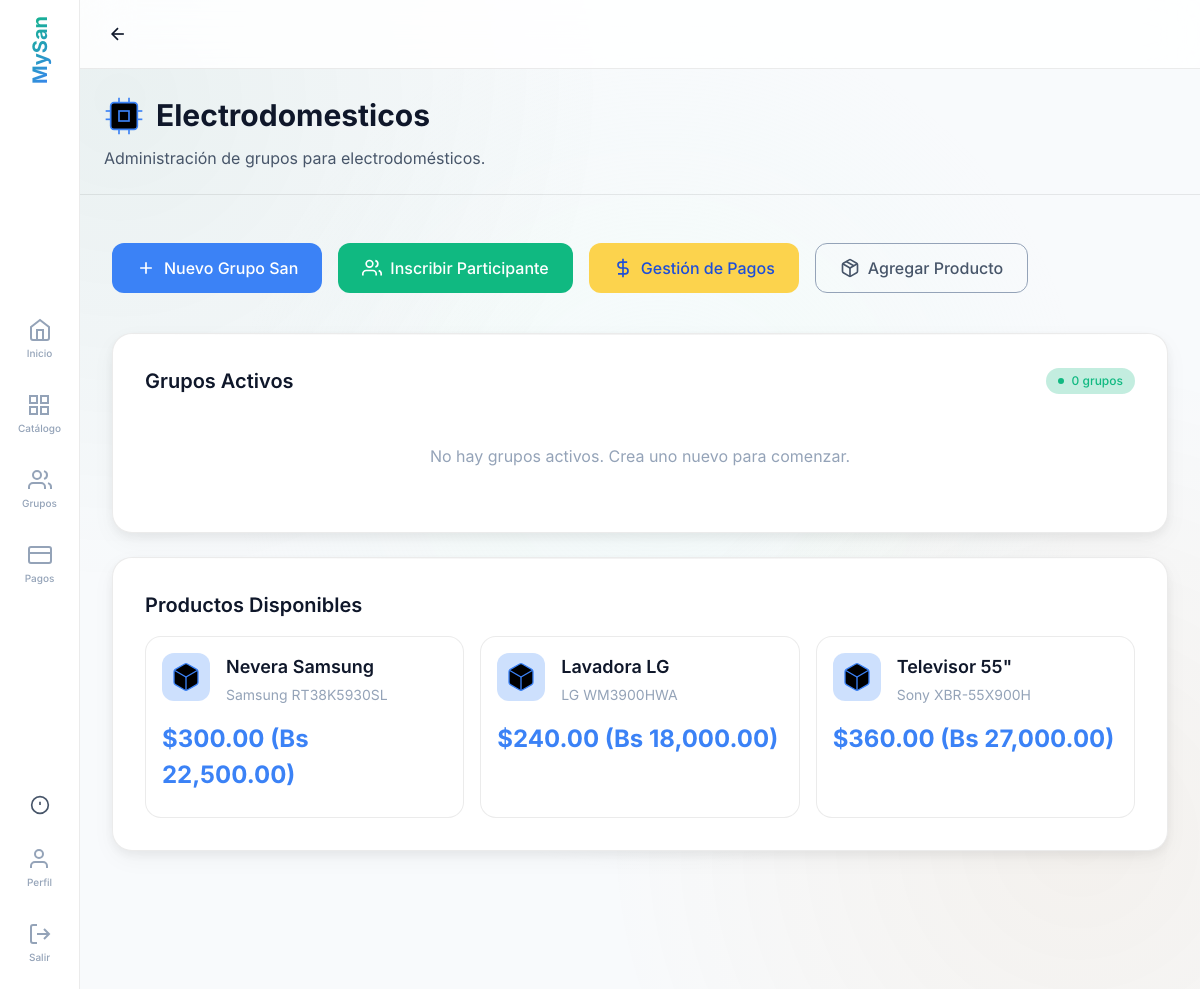
The page /modules/electrodomesticos/index.php (signed in) on the database its author committed.
### tables this page shows
CREATE TABLE `productos` (
  `id` int NOT NULL AUTO_INCREMENT,
  `categoria_id` int NOT NULL,
  `nombre` varchar(100) NOT NULL,
  `marca` varchar(50) DEFAULT NULL,
  `modelo` varchar(50) DEFAULT NULL,
  `descripcion` text,
  `valor_total` decimal(10,2) NOT NULL,
  `imagen` varchar(255) DEFAULT NULL,
  `activo` tinyint DEFAULT '1',
  `created_at` timestamp NULL DEFAULT CURRENT_TIMESTAMP,
  PRIMARY KEY (`id`),
  KEY `categoria_id` (`categoria_id`),
  CONSTRAINT `productos_ibfk_1` FOREIGN KEY (`categoria_id`) REFERENCES `categorias` (`id`) ON DELETE CASCADE
);

CREATE TABLE `categorias` (
  `id` int NOT NULL AUTO_INCREMENT,
  `nombre` varchar(50) NOT NULL,
  `descripcion` text,
  `color` varchar(20) DEFAULT NULL,
  PRIMARY KEY (`id`)
);

CREATE TABLE `tasas_cambio` (
  `id` int NOT NULL AUTO_INCREMENT,
  `tasa` decimal(10,4) NOT NULL,
  `fecha` date NOT NULL,
  `origen` enum('auto','manual') DEFAULT 'auto',
  `created_at` timestamp NULL DEFAULT CURRENT_TIMESTAMP,
  PRIMARY KEY (`id`),
  UNIQUE KEY `fecha` (`fecha`)
);

### config/database.php (called while the page is built, shortened)
<?php
try {
    $dsn = "mysql:host=" . DB_HOST . ";port=3306;dbname=" . DB_NAME . ";charset=" . DB_CHARSET;
    $options = [
        PDO::ATTR_ERRMODE            => PDO::ERRMODE_EXCEPTION,
        PDO::ATTR_DEFAULT_FETCH_MODE => PDO::FETCH_ASSOC,
        PDO::ATTR_EMULATE_PREPARES   => false,
    ];
    $pdo = new PDO($dsn, DB_USER, DB_PASS, $options);
} catch (PDOException $e) {
    die(json_encode([
        'success' => false,
        'message' => 'Error de conexión a la base de datos: ' . $e->getMessage()
    ]));
}
function getBcvRate(): float
{
    static $cached_rate = null;
    if ($cached_rate !== null) {
        return $cached_rate;
    }
    global $pdo;
    try {
        $today = date('Y-m-d');
        $stmt = $pdo->prepare("SELECT tasa FROM tasas_cambio WHERE fecha = ? ORDER BY id DESC LIMIT 1");
        $stmt->execute([$today]);
        $apiStatus = 'up';
        $stmtStatus = $pdo->query("SELECT valor FROM configuracion WHERE clave = 'bcv_api_status'");
        $stmtCheck = $pdo->query("SELECT valor FROM configuracion WHERE clave = 'bcv_api_last_check'");
        $skipApi = false;
        if (!$skipApi) {
            $ch = curl_init('https://ve.dolarapi.com/v1/dolares/oficial');
            $httpCode = curl_getinfo($ch, CURLINFO_HTTP_CODE);
            try {
                $stmtConfig = $pdo->prepare("
                    INSERT INTO configuracion (clave, valor, descripcion)
                    VALUES ('bcv_api_status', 'down', 'Estado de la API del BCV')
                    ON DUPLICATE KEY UPDATE valor = 'down'
                ");
                $stmtConfig->execute();
                $stmtCheck = $pdo->prepare("
                    INSERT INTO configuracion (clave, valor, descripcion)
                    VALUES ('bcv_api_last_check', NOW(), 'Último intento de consulta a la API BCV')
                    ON DUPLICATE KEY UPDATE valor = NOW()
                ");
                $stmtCheck->execute();
                $lastRateVal = 75.00;
                $lastRateDate = date('Y-m-d');
                $stmtLastTasa = $pdo->query("SELECT tasa, fecha FROM tasas_cambio ORDER BY fecha DESC, id DESC LIMIT 1");
                if ($rowLastTasa = $stmtLastTasa->fetch()) {
                    $lastRateVal = (float)$rowLastTasa['tasa'];
                    $lastRateDate = $rowLastTasa['fecha'];
                }
                $stmtAdmins = $pdo->query("SELECT id FROM usuarios WHERE rol = 'admin'");
                $admins = $stmtAdmins->fetchAll();
                $msg = "La API para consultar la tasa BCV no está disponible. Se usará la última tasa registrada de Bs. " . number_format($lastRateVal, 2) . " ($lastRateDate). Por favor, realice el registro manual para evitar pérdidas.";
                $link = "/modules/comprobantes/index.php";
                $stmtCheckNotif = $pdo->prepare("
                    SELECT COUNT(*) FROM notificaciones
                    WHERE usuario_id = ? AND tipo = 'bcv_api_error' AND leido = 0
                ");
                $stmtInsertNotif = $pdo->prepare("
                    INSERT INTO notificaciones (usuario_id, tipo, mensaje, link, leido, fecha)
                    VALUES (?, 'bcv_api_error', ?, ?, 0, NOW())
                ");
                foreach ($admins as $admin) {
                    $stmtCheckNotif->execute([$admin['id']]);
                    if ((int)$stmtCheckNotif->fetchColumn() === 0) {
                        $stmtInsertNotif->execute([$admin['id'], $msg, $link]);
                    }
                }
            } catch (Exception $confEx) {
                error_log("Error actualizando configuracion BCV (fallo): " . $confEx->getMessage());
            }
        }
        $stmtLast = $pdo->query("SELECT tasa FROM tasas_cambio ORDER BY fecha DESC, id DESC LIMIT 1");
        if ($rowLast = $stmtLast->fetch()) {
            $cached_rate = (float)$rowLast['tasa'];
            return $cached_rate;
        }
    } catch (Exception $e) {
    }
    return 75.00;
}
function formatMoneyBcv($amountUsd)
{
    return formatMoneyCustomRate($amountUsd, getBcvRate());
}
function formatMoneyCustomRate($amountUsd, $rate)
{
    $amountUsd = (float)$amountUsd;
    $rate      = (float)$rate;
    $bs = $amountUsd * $rate;
    return '$' . number_format($amountUsd, 2) . ' (Bs ' . number_format($bs, 2) . ')';
}
?>

### modules/electrodomesticos/index.php (the view, shortened to what this page needs)
<?php
require_once '../../config/database.php';
$stmt = $pdo->prepare("SELECT id FROM categorias WHERE nombre = 'Electrodomesticos'");
$stmt->execute();
$stmt = $pdo->prepare("
    SELECT p.*, c.nombre as categoria_nombre, c.color,
           (SELECT COUNT(*) FROM productos_imagenes pi WHERE pi.producto_id = p.id) as imagenes_count
    FROM productos p
    JOIN categorias c ON p.categoria_id = c.id
    WHERE c.nombre = 'Electrodomesticos' AND p.activo = TRUE
");
$stmt->execute();
$productos = $stmt->fetchAll();
$stmt = $pdo->prepare("
    SELECT gs.*, p.nombre as producto_nombre, p.imagen as producto_imagen, p.marca as producto_marca, p.modelo as producto_modelo
    FROM grupos_san gs
    JOIN productos p ON gs.producto_id = p.id
    JOIN categorias c ON p.categoria_id = c.id
    WHERE c.nombre = 'Electrodomesticos' AND gs.estado != 'finalizado'
");
$stmt->execute();
$grupos = $stmt->fetchAll();
?>
<!DOCTYPE html>
<html lang="es">
<head>
    <link rel="stylesheet" href="../../assets/fonts/inter.css">
    <link rel="stylesheet" href="../../assets/css/reset.css">
    <link rel="stylesheet" href="../../assets/css/variables.css">
    <link rel="stylesheet" href="../../assets/css/bento-grid.css">
    <link rel="stylesheet" href="../../assets/css/main.css">
</head>
<body>
    <div class="main-content">
        <?php
        include '../../includes/header.php';
        ?>
        <div class="page-header" style="padding: var(--space-6); margin-bottom: var(--space-4); border-bottom: 1px solid var(--glass-border);">
            <h1 class="page-title" style="font-size: var(--font-size-3xl); font-weight: var(--font-weight-bold); display: flex; align-items: center; gap: var(--space-3);">
                <svg class="icon-xl" style="width: 40px; height: 40px; stroke: var(--color-violeta);">
                    <use href="#icon-cpu"></use>
                </svg>
                Electrodomesticos
            </h1>
            <p style="color: var(--color-text-secondary); margin-top: var(--space-2);">
                Administración de grupos para electrodomésticos.
            </p>
        </div>
        <div class="bento-container">
            <div class="bento-12"
                style="display: flex; gap: var(--space-4); margin-bottom: var(--space-4); flex-wrap: wrap;">
                <button class="btn btn-violeta" onclick="openModal('nuevoGrupoModal')">
                    <svg class="icon">
                        <use href="#icon-plus"></use>
                    </svg>
                    Nuevo Grupo San
                </button>
                <button class="btn btn-menta" onclick="openModal('nuevoParticipanteModal')">
                    <svg class="icon">
                        <use href="#icon-users"></use>
                    </svg>
                    Inscribir Participante
                </button>
                <button class="btn btn-salmon" onclick="location.href='pagos.php'">
                    <svg class="icon">
                        <use href="#icon-dollar"></use>
                    </svg>
                    Gestión de Pagos
                </button>
                <button class="btn btn-outline" onclick="openModal('nuevoProductoModal')">
                    <svg class="icon">
                        <use href="#icon-package"></use>
                    </svg>
                    Agregar Producto
                </button>
            </div>
            <div class="bento-12">
                <div class="bento-box">
                    <div class="bento-header">
                        <div class="bento-title">Grupos Activos</div>
                        <span class="badge badge-success">
                            <span class="badge-dot"></span>
                            <?php echo count($grupos); ?> grupos
                        </span>
                    </div>
                    <div class="bento-content">
                        <?php if (empty($grupos)): ?>
                            <p style="text-align: center; padding: var(--space-8); color: var(--color-text-tertiary);">
                                No hay grupos activos. Crea uno nuevo para comenzar.
                            </p>
                        <?php endif; ?>
                    </div>
                </div>
            </div>
            <div class="bento-12">
                <div class="bento-box">
                    <div class="bento-header">
                        <div class="bento-title">Productos Disponibles</div>
                    </div>
                    <div class="bento-content">
                        <div class="product-grid">
                            <?php foreach ($productos as $producto): ?>
                                <div class="product-card" style="position: relative; overflow: hidden;">
                                    <div class="product-header">
                                        <div class="product-icon">
                                            <svg class="icon-lg" style="stroke: var(--color-violeta);">
                                                <use href="#icon-package"></use>
                                            </svg>
                                        </div>
                                        <div class="product-info">
                                            <h3><?php echo htmlspecialchars($producto['nombre']); ?></h3>
                                            <div class="product-meta">
                                                <?php echo htmlspecialchars($producto['marca']); ?>
                                                <?php echo htmlspecialchars($producto['modelo']); ?>
                                            </div>
                                        </div>
                                    </div>
                                    <div class="product-price">
                                        <?php echo formatMoneyBcv($producto['valor_total']); ?>
                                    </div>
                                </div>
                            <?php endforeach; ?>
                        </div>
                    </div>
                </div>
            </div>
        </div>
    </div>
</body>
</html>

### assets/css/variables.css (style rules this page uses)
:root { --color-primary: #3b82f6; --color-primary-mid: #2563eb; --color-primary-light: #60a5fa; --color-primary-dim: #1d4ed8; --color-primary-glow: rgba(59, 130, 246, 0.25); --color-primary-tint: rgba(59, 130, 246, 0.1); --color-secondary: #10b981; --color-secondary-mid: #059669; --color-secondary-light: #34d399; --color-secondary-dim: #047857; --color-secondary-glow: rgba(16, 185, 129, 0.25); --color-secondary-tint: rgba(16, 185, 129, 0.1); --color-accent: #fcd34d; --color-accent-dim: #d97706; --color-accent-glow: rgba(252, 211, 77, 0.15); --color-accent-light: #fde68a; --color-accent-tint: rgba(252, 211, 77, 0.05); --color-electro: var(--color-primary); --color-electro-dim: var(--color-primary-dim); --color-electro-glow: var(--color-primary-glow); --color-electro-tint: var(--color-primary-tint); --color-telefonia: var(--color-secondary); --color-telefonia-dim: var(--color-secondary-dim); --color-telefonia-glow: var(--color-secondary-glow); --color-moto: var(--color-accent-dim); --color-moto-dim: #b45309; --color-moto-glow: var(--color-accent-glow); --color-turnos: #6366f1; --color-turnos-dim: #4f46e5; --color-turnos-glow: rgba(99, 102, 241, 0.18); --color-turnos-tint: rgba(99, 102, 241, 0.05); --color-comprobantes: #0ea5e9; --color-comprobantes-dim: #0284c7; --color-comprobantes-glow: rgba(14, 165, 233, 0.18); --color-violeta: var(--color-primary); --color-violeta-dim: var(--color-primary-dim); --color-violeta-glow: var(--color-primary-glow); --color-menta: var(--color-secondary); --color-menta-dim: var(--color-secondary-dim); --color-menta-glow: var(--color-secondary-glow); --color-salmon: var(--color-accent); --color-salmon-dim: var(--color-accent-dim); --color-salmon-glow: var(--color-accent-glow); --color-background: #F8FAFC; --color-surface: #FFFFFF; --color-surface-elevated: #FFFFFF; --color-surface-hover: #F1F5F9; --color-surface-section: #E2E8F0; --glass-background: rgba(255, 255, 255, 0.85); --glass-border: rgba(0, 0, 0, 0.08); --glass-blur: blur(24px); --color-text-primary: #0F172A; --color-text-secondary: #475569; --color-text-tertiary: #94A3B8; --color-text-inverse: #FFFFFF; --color-success: #10B981; --color-warning: #F59E0B; --color-error: #EF4444; --color-info: #3B82F6; --font-family: 'Inter', -apple-system, BlinkMacSystemFont, 'SF Pro Display', sans-serif; --font-sans: var(--font-family); --font-size-xs: 0.75rem; --font-size-sm: 0.875rem; --font-size-base: 1rem; --font-size-md: 1rem; --font-size-lg: 1.125rem; --font-size-xl: 1.25rem; --font-size-2xl: 1.5rem; --font-size-3xl: 1.875rem; --font-size-4xl: 2.25rem; --font-weight-regular: 400; --font-weight-medium: 500; --font-weight-semibold: 600; --font-weight-bold: 700; --space-1: 0.25rem; --space-2: 0.5rem; --space-3: 0.75rem; --space-4: 1rem; --space-5: 1.25rem; --space-6: 1.5rem; --space-8: 2rem; --space-10: 2.5rem; --space-12: 3rem; --space-16: 4rem; --space-20: 5rem; --radius-sm: 8px; --radius-md: 12px; --radius-lg: 16px; --radius-xl: 24px; --radius-bento: 20px; --radius-full: 9999px; --shadow-sm: 0 1px 3px rgba(0,0,0,.04), 0 2px 6px rgba(0,0,0,.02); --shadow-md: 0 4px 12px rgba(0,0,0,.06), 0 8px 24px rgba(0,0,0,.04); --shadow-lg: 0 8px 24px rgba(0,0,0,.08), 0 20px 48px rgba(0,0,0,.06); --shadow-glow-primary: 0 0 24px var(--color-primary-glow); --shadow-glow-secondary: 0 0 24px var(--color-secondary-glow); --shadow-glow-accent: 0 0 24px var(--color-accent-glow); --shadow-glow-violeta: var(--shadow-glow-primary); --shadow-glow-menta: var(--shadow-glow-secondary); --shadow-glow-salmon: var(--shadow-glow-accent); --transition-fast: 150ms cubic-bezier(0.4, 0, 0.2, 1); --transition-base: 250ms cubic-bezier(0.4, 0, 0.2, 1); --transition-slow: 400ms cubic-bezier(0.4, 0, 0.2, 1); --z-base: 1; --z-dropdown: 100; --z-modal: 200; --z-toast: 300; }

### rows shown on the page
productos: nombre "Nevera Samsung", marca "Samsung", modelo "RT38K5930SL", valor_total.fecha "$300.00 (Bs 22,500.00)"
productos: nombre "Lavadora LG", marca "LG", modelo "WM3900HWA", valor_total.tasa "$240.00 (Bs 18,000.00)"
productos: nombre "Televisor 55\"", marca "Sony", modelo "XBR-55X900H", valor_total.tasa "$360.00 (Bs 27,000.00)"

### other values the page prints
count($grupos) "0"
